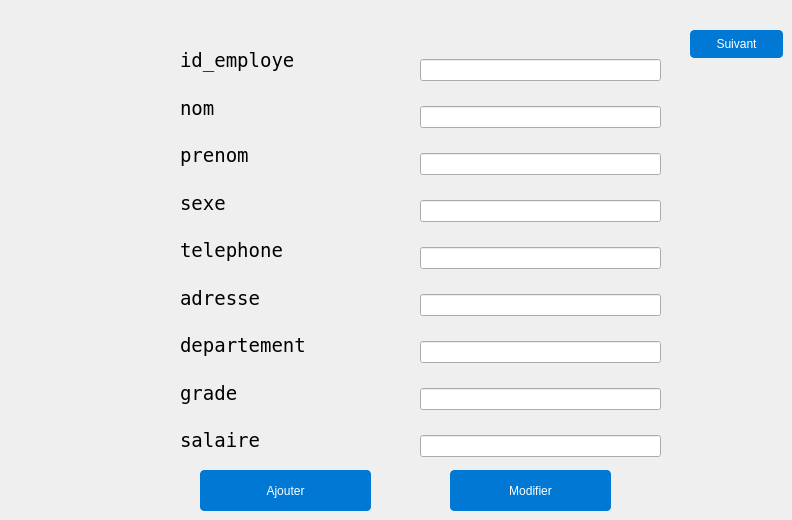
             <widget class="QWidget" name="page_9">
              <widget class="QPushButton" name="ajouter_2">
               <property name="geometry">
                <rect>
                 <x>200</x>
                 <y>470</y>
                 <width>171</width>
                 <height>41</height>
                </rect>
               </property>
               <property name="styleSheet">
                <string notr="true">QPushButton {

background-color: #0078D4; /* Button background color similar to Windows */

color: #FFFFFF; /* Button text color */

border: 1px solid #0078D4; /* Button border color */

border-radius: 4px; /* Button border radius */

padding: 6px 12px; /* Button padding */

}



QPushButton:hover {

background-color: #00559B; /* Hovered button background color */

border: 1px solid #00559B; /* Hovered button border color */

}



QPushButton:pressed {

background-color: #003C75; /* Pressed button background color */

border: 1px solid #003C75; /* Pressed button border color */

}



QPushButton:focus {

border: 1px solid #0078D4; /* Focused button border color */

outline: none; /* Remove the focus outline */

}</string>
               </property>
               <property name="text">
                <string>Ajouter</string>
               </property>
              </widget>
              <widget class="QPushButton" name="modifier_3">
               <property name="geometry">
                <rect>
                 <x>450</x>
                 <y>470</y>
                 <width>161</width>
                 <height>41</height>
                </rect>
               </property>
               <property name="styleSheet">
                <string notr="true">QPushButton {

background-color: #0078D4; /* Button background color similar to Windows */

color: #FFFFFF; /* Button text color */

border: 1px solid #0078D4; /* Button border color */

border-radius: 4px; /* Button border radius */

padding: 6px 12px; /* Button padding */

}



QPushButton:hover {

background-color: #00559B; /* Hovered button background color */

border: 1px solid #00559B; /* Hovered button border color */

}



QPushButton:pressed {

background-color: #003C75; /* Pressed button background color */

border: 1px solid #003C75; /* Pressed button border color */

}



QPushButton:focus {

border: 1px solid #0078D4; /* Focused button border color */

outline: none; /* Remove the focus outline */

}</string>
               </property>
               <property name="text">
                <string>Modifier</string>
               </property>
              </widget>
              <widget class="QPushButton" name="suivant_3">
               <property name="geometry">
                <rect>
                 <x>690</x>
                 <y>30</y>
                 <width>93</width>
                 <height>28</height>
                </rect>
               </property>
               <property name="styleSheet">
                <string notr="true">QPushButton {

background-color: #0078D4; /* Button background color similar to Windows */

color: #FFFFFF; /* Button text color */

border: 1px solid #0078D4; /* Button border color */

border-radius: 4px; /* Button border radius */

padding: 6px 12px; /* Button padding */

}



QPushButton:hover {

background-color: #00559B; /* Hovered button background color */

border: 1px solid #00559B; /* Hovered button border color */

}



QPushButton:pressed {

background-color: #003C75; /* Pressed button background color */

border: 1px solid #003C75; /* Pressed button border color */

}



QPushButton:focus {

border: 1px solid #0078D4; /* Focused button border color */

outline: none; /* Remove the focus outline */

}</string>
               </property>
               <property name="text">
                <string>Suivant</string>
               </property>
              </widget>
              <widget class="QWidget" name="verticalLayoutWidget">
               <property name="geometry">
                <rect>
                 <x>180</x>
                 <y>40</y>
                 <width>221</width>
                 <height>421</height>
                </rect>
               </property>
               <layout class="QVBoxLayout" name="verticalLayout_6">
                <item>
                 <widget class="QLabel" name="label_16">
                  <property name="font">
                   <font>
                    <family>NSimSun</family>
                    <pointsize>14</pointsize>
                   </font>
                  </property>
                  <property name="cursor">
                   <cursorShape>ArrowCursor</cursorShape>
                  </property>
                  <property name="mouseTracking">
                   <bool>false</bool>
                  </property>
                  <property name="text">
                   <string>id_employe   </string>
                  </property>
                 </widget>
                </item>
                <item>
                 <widget class="QLabel" name="label_17">
                  <property name="font">
                   <font>
                    <family>NSimSun</family>
                    <pointsize>14</pointsize>
                   </font>
                  </property>
                  <property name="cursor">
                   <cursorShape>ArrowCursor</cursorShape>
                  </property>
                  <property name="mouseTracking">
                   <bool>false</bool>
                  </property>
                  <property name="text">
                   <string>nom    </string>
                  </property>
                 </widget>
                </item>
                <item>
                 <widget class="QLabel" name="label_18">
                  <property name="font">
                   <font>
                    <family>NSimSun</family>
                    <pointsize>14</pointsize>
                   </font>
                  </property>
                  <property name="cursor">
                   <cursorShape>ArrowCursor</cursorShape>
                  </property>
                  <property name="mouseTracking">
                   <bool>false</bool>
                  </property>
                  <property name="text">
                   <string>prenom    </string>
                  </property>
                 </widget>
                </item>
                <item>
                 <widget class="QLabel" name="label_19">
                  <property name="font">
                   <font>
                    <family>NSimSun</family>
                    <pointsize>14</pointsize>
                   </font>
                  </property>
                  <property name="cursor">
                   <cursorShape>ArrowCursor</cursorShape>
                  </property>
                  <property name="mouseTracking">
                   <bool>false</bool>
                  </property>
                  <property name="text">
                   <string>sexe   </string>
                  </property>
                 </widget>
                </item>
                <item>
                 <widget class="QLabel" name="label_20">
                  <property name="font">
                   <font>
                    <family>NSimSun</family>
                    <pointsize>14</pointsize>
                   </font>
                  </property>
                  <property name="cursor">
                   <cursorShape>ArrowCursor</cursorShape>
                  </property>
                  <property name="mouseTracking">
                   <bool>false</bool>
                  </property>
                  <property name="text">
                   <string>telephone    </string>
                  </property>
                 </widget>
                </item>
                <item>
                 <widget class="QLabel" name="label_21">
                  <property name="font">
                   <font>
                    <family>NSimSun</family>
                    <pointsize>14</pointsize>
                   </font>
                  </property>
                  <property name="cursor">
                   <cursorShape>ArrowCursor</cursorShape>
                  </property>
                  <property name="mouseTracking">
                   <bool>false</bool>
                  </property>
                  <property name="text">
                   <string>adresse </string>
                  </property>
                 </widget>
                </item>
                <item>
                 <widget class="QLabel" name="label_22">
                  <property name="font">
                   <font>
                    <family>NSimSun</family>
                    <pointsize>14</pointsize>
                   </font>
                  </property>
                  <property name="cursor">
                   <cursorShape>ArrowCursor</cursorShape>
                  </property>
                  <property name="mouseTracking">
                   <bool>false</bool>
                  </property>
                  <property name="text">
                   <string>departement</string>
                  </property>
                 </widget>
                </item>
                <item>
                 <widget class="QLabel" name="label_23">
                  <property name="font">
                   <font>
                    <family>NSimSun</family>
                    <pointsize>14</pointsize>
                   </font>
                  </property>
                  <property name="cursor">
                   <cursorShape>ArrowCursor</cursorShape>
                  </property>
                  <property name="mouseTracking">
                   <bool>false</bool>
                  </property>
                  <property name="text">
                   <string>grade  </string>
                  </property>
                 </widget>
                </item>
                <item>
                 <widget class="QLabel" name="label_24">
                  <property name="font">
                   <font>
                    <family>NSimSun</family>
                    <pointsize>14</pointsize>
                   </font>
                  </property>
                  <property name="cursor">
                   <cursorShape>ArrowCursor</cursorShape>
                  </property>
                  <property name="mouseTracking">
                   <bool>false</bool>
                  </property>
                  <property name="text">
                   <string>salaire</string>
                  </property>
                 </widget>
                </item>
               </layout>
              </widget>
              <widget class="QWidget" name="verticalLayoutWidget_2">
               <property name="geometry">
                <rect>
                 <x>420</x>
                 <y>40</y>
                 <width>241</width>
                 <height>441</height>
                </rect>
               </property>
               <layout class="QVBoxLayout" name="verticalLayout_7">
                <item>
                 <widget class="QLineEdit" name="id_employe"/>
                </item>
                <item>
                 <widget class="QLineEdit" name="nom"/>
                </item>
                <item>
                 <widget class="QLineEdit" name="prenom"/>
                </item>
                <item>
                 <widget class="QLineEdit" name="sexe"/>
                </item>
                <item>
                 <widget class="QLineEdit" name="telephone"/>
                </item>
                <item>
                 <widget class="QLineEdit" name="adresse"/>
                </item>
                <item>
                 <widget class="QLineEdit" name="departement"/>
                </item>
                <item>
                 <widget class="QLineEdit" name="grade"/>
                </item>
                <item>
                 <widget class="QLineEdit" name="salaire"/>
                </item>
               </layout>
              </widget>
             </widget>
